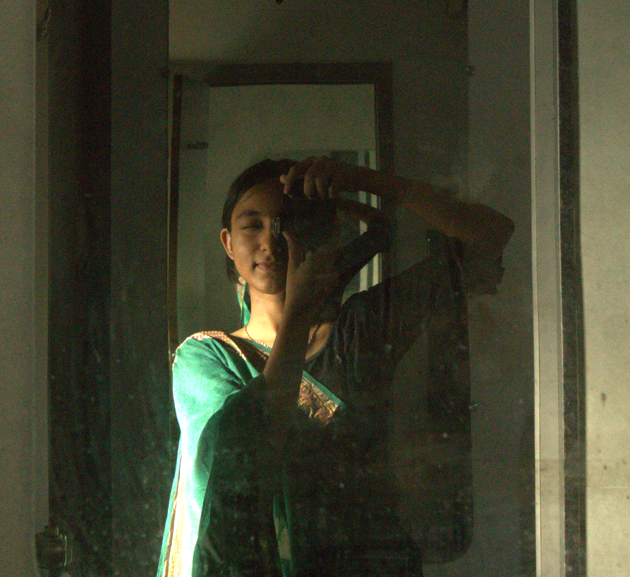
#> input picture images/i.png, 630 x 577 px, found by its file name
$ python 10.py
#> lines starting #> are read from the running program, lines starting #| are printed output that depends on the picture
import cv2
import numpy as np
import matplotlib.pyplot as plt
from scipy.ndimage import minimum_filter, maximum_filter

# Load the real image
img = cv2.imread("images/i.png")
#> img is the input picture: shape (577, 630, 3); mean B, G, R 46.7, 65.7, 64.7

if img is None:
    raise FileNotFoundError("Image not found at images/i.png")

# Convert to grayscale
gray = cv2.cvtColor(img, cv2.COLOR_BGR2GRAY)
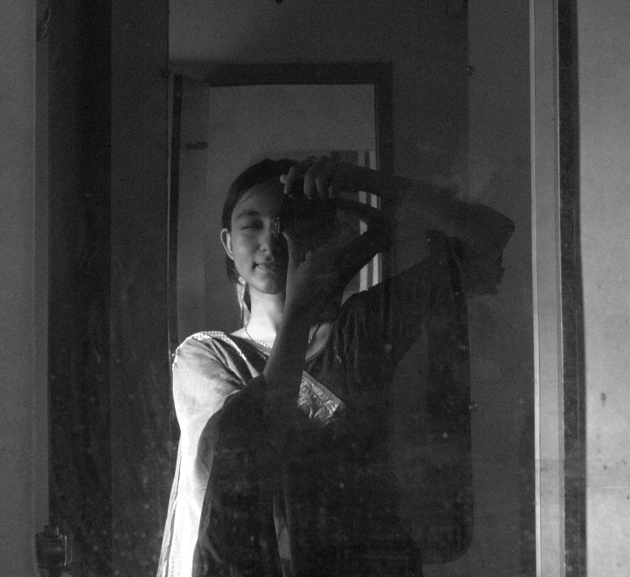
#> gray: shape (577, 630); min 9, max 255, mean 63.2

# Add salt-and-pepper noise to investigate noise removal
rng = np.random.default_rng(10)
noisy = gray.copy()
noise = rng.random(gray.shape)

noisy[noise < 0.03] = 0
noisy[noise > 0.97] = 255
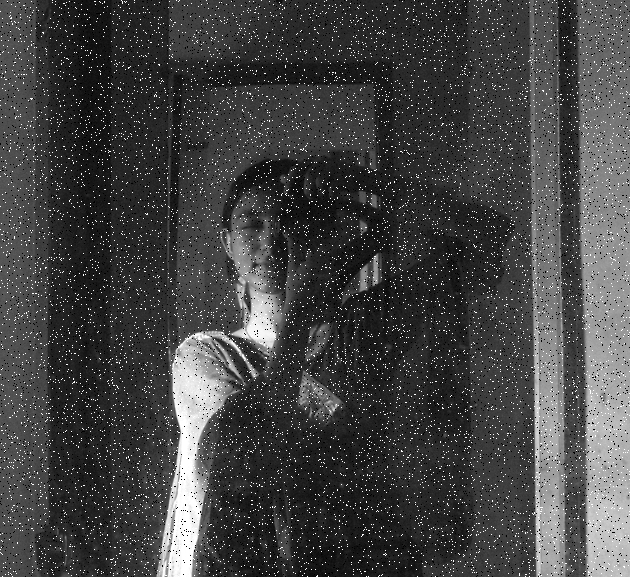
#> noisy: shape (577, 630); min 0, max 255, mean 67.2

# Apply non-linear filters
median = cv2.medianBlur(noisy, 5)
minimum = minimum_filter(noisy, size=2)
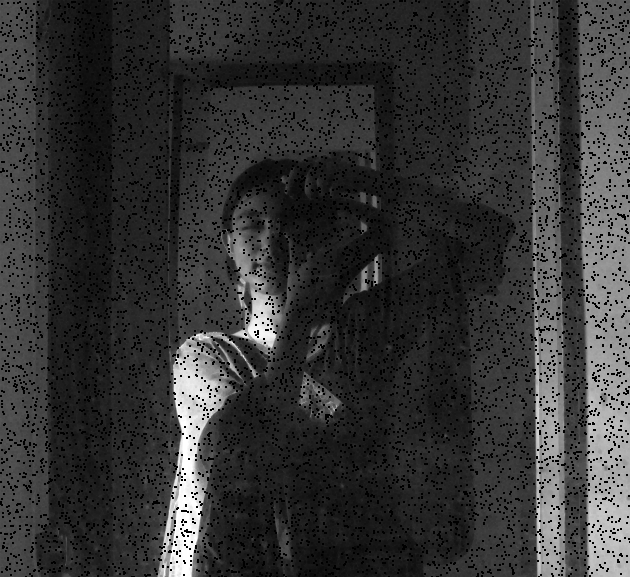
#> minimum: shape (577, 630); min 0, max 255, mean 52.6
maximum = maximum_filter(noisy, size=2)
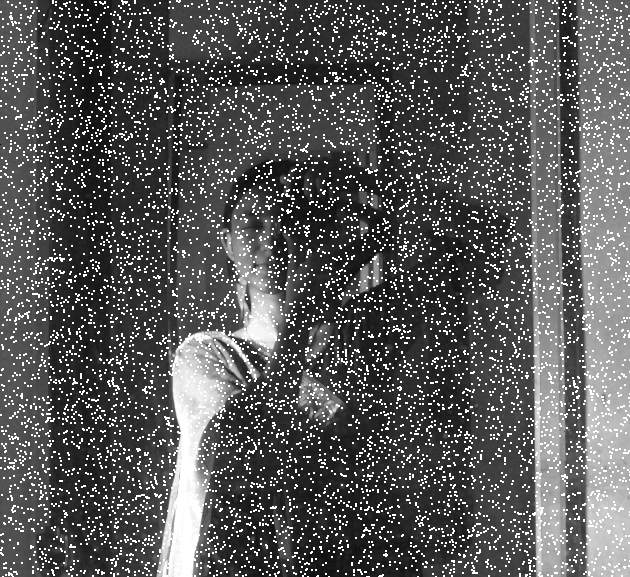
#> maximum: shape (577, 630); min 0, max 255, mean 88.7

# Display results
images = [
    (gray, "Original Image"),
    (noisy, "Image with Noise"),
    (median, "Median Filter"),
    (minimum, "Minimum Filter"),
    (maximum, "Maximum Filter"),
]

plt.figure(figsize=(12, 8))

for i, (image, title) in enumerate(images, 1):
    plt.subplot(2, 3, i)
    plt.imshow(image, cmap="gray", vmin=0, vmax=255)
    plt.title(title)
    plt.axis("off")
#> this loop made 5 passes
#> title on passes 1 to 5: 'Original Image', 'Image with Noise', 'Median Filter', 'Minimum Filter', 'Maximum Filter'

plt.tight_layout()
plt.show()
